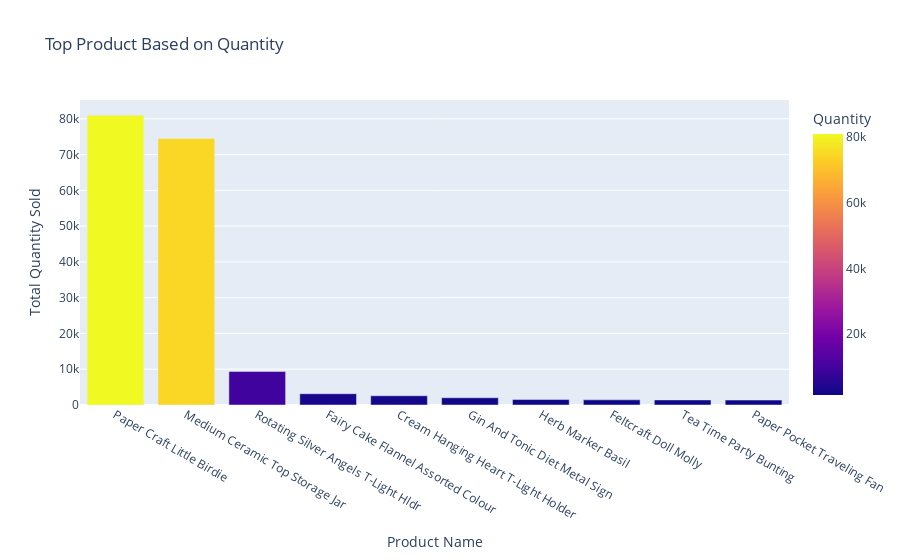

This figure's notebook cell:
### Code cell
# Grouping ProductName with Quantity
top_product = df_cancel.groupby(['ProductName'])['Quantity'].sum().reset_index()
top_product = top_product.sort_values(by=['Quantity'], ascending = False)

# Creating Diagram Bar to determine which country has top revenue
fig = px.bar(top_product.head(10), x='ProductName', y='Quantity', color='Quantity', title='Top Product Based on Quantity')
fig.update_xaxes(title='Product Name')
fig.update_yaxes(title='Total Quantity Sold')
fig.show()

### Figure 1 — Plotly figure (JSON) as saved in the notebook; plotly's stock layout.template omitted (floating-point values rounded to 4 significant figures)
{"data": [{"alignmentgroup": "True", "hovertemplate": "ProductName=%{x}<br>Quantity=%{marker.color}<extra></extra>", "legendgroup": "", "marker": {"color": [80995, 74494, 9367, 3150, 2578, 2030, 1527, 1447, 1424, 1385], "coloraxis": "coloraxis", "pattern": {"shape": ""}}, "name": "", "offsetgroup": "", "orientation": "v", "showlegend": false, "textposition": "auto", "type": "bar", "x": ["Paper Craft Little Birdie", "Medium Ceramic Top Storage Jar", "Rotating Silver Angels T-Light Hldr", "Fairy Cake Flannel Assorted Colour", "Cream Hanging Heart T-Light Holder", "Gin And Tonic Diet Metal Sign", "Herb Marker Basil", "Feltcraft Doll Molly", "Tea Time Party Bunting", "Paper Pocket Traveling Fan"], "xaxis": "x", "y": [80995, 74494, 9367, 3150, 2578, 2030, 1527, 1447, 1424, 1385], "yaxis": "y"}], "layout": {"barmode": "relative", "coloraxis": {"colorbar": {"title": {"text": "Quantity"}}, "colorscale": [[0, "#0d0887"], [0.1111, "#46039f"], [0.2222, "#7201a8"], [0.3333, "#9c179e"], [0.4444, "#bd3786"], [0.5556, "#d8576b"], [0.6667, "#ed7953"], [0.7778, "#fb9f3a"], [0.8889, "#fdca26"], [1, "#f0f921"]]}, "legend": {"tracegroupgap": 0}, "title": {"text": "Top Product Based on Quantity"}, "xaxis": {"anchor": "y", "domain": [0, 1], "title": {"text": "Product Name"}}, "yaxis": {"anchor": "x", "domain": [0, 1], "title": {"text": "Total Quantity Sold"}}}}
